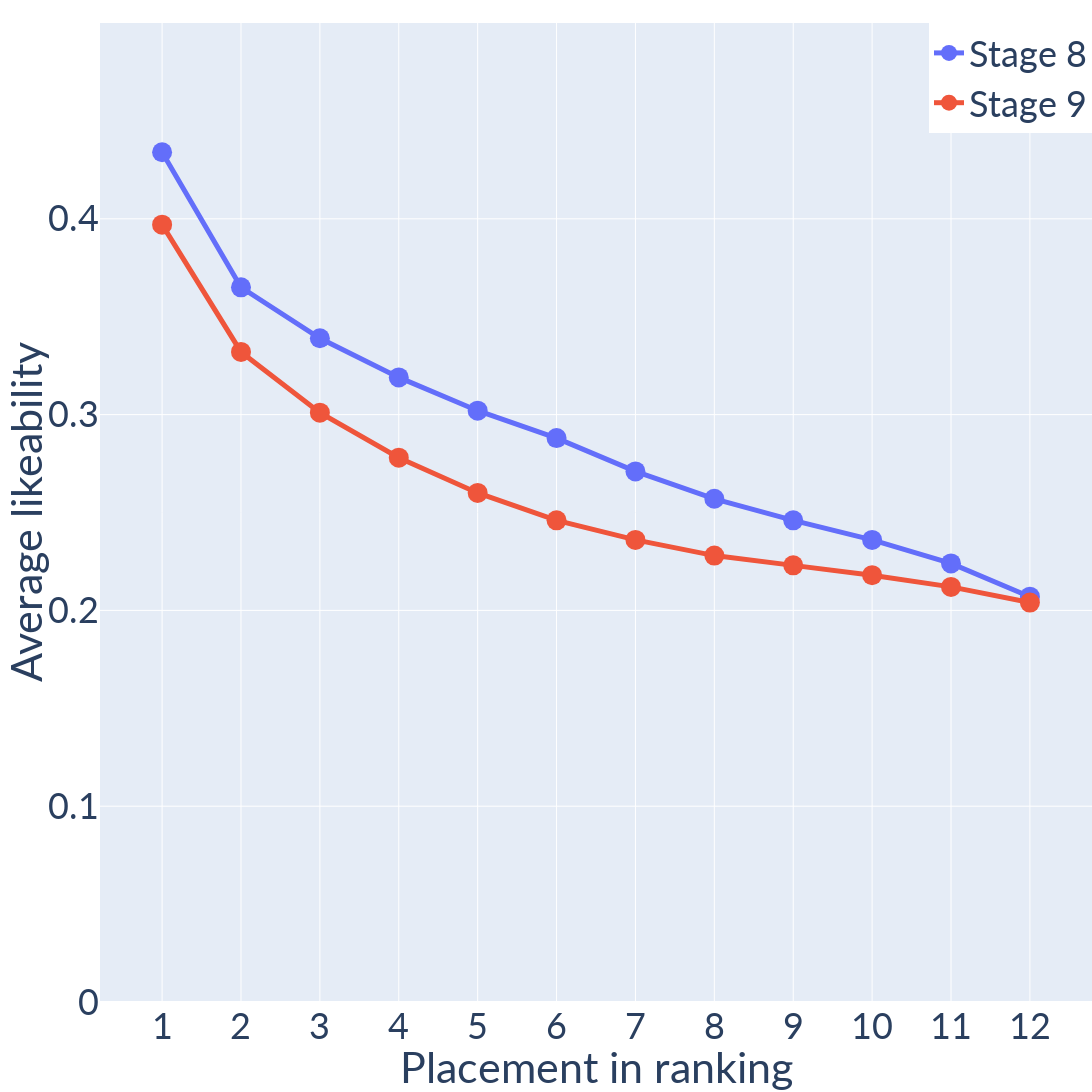

Notebook cell for this chart:
### Code cell
fig = make_subplots()
fig.add_trace(go.Scatter(x=list(range(1, 13)), y=likeability_means_2, name='Stage 8', marker={'size': 20}, line={'width': 5}))
fig.add_trace(go.Scatter(x=list(range(1, 13)), y=likeability_means_4, name='Stage 9', marker={'size': 20}, line={'width': 5}))

fig.update_layout(
	width=1600,
	height=1200,
	showlegend=True,
	xaxis=dict(title='Placement in ranking', tickmode='array', tickvals=list(range(1, 13))),
	yaxis=dict(title='Average likeability', range=[0, 0.5]),
	legend={ 'xanchor': 'right', 'x': 1, 'yanchor': 'top', 'y': 1 },
	margin={ 't': 0, 'l': 100, 'b': 0, 'r': 0 },
	font={ 'family': 'Lato', 'size': 36 }
)

fig.show()

### Figure 1 — Plotly figure (JSON) as saved in the notebook; plotly's stock layout.template omitted (floating-point values rounded to 4 significant figures)
{"data": [{"line": {"width": 5}, "marker": {"size": 20}, "name": "Stage 8", "type": "scatter", "x": [1, 2, 3, 4, 5, 6, 7, 8, 9, 10, 11, 12], "y": [0.434, 0.365, 0.339, 0.319, 0.302, 0.288, 0.271, 0.257, 0.246, 0.236, 0.224, 0.207]}, {"line": {"width": 5}, "marker": {"size": 20}, "name": "Stage 9", "type": "scatter", "x": [1, 2, 3, 4, 5, 6, 7, 8, 9, 10, 11, 12], "y": [0.397, 0.332, 0.301, 0.278, 0.26, 0.246, 0.236, 0.228, 0.223, 0.218, 0.212, 0.204]}], "layout": {"font": {"family": "Lato", "size": 36}, "height": 1200, "legend": {"x": 1, "xanchor": "right", "y": 1, "yanchor": "top"}, "margin": {"b": 0, "l": 100, "r": 0, "t": 0}, "showlegend": true, "width": 1600, "xaxis": {"anchor": "y", "domain": [0, 1], "tickmode": "array", "tickvals": [1, 2, 3, 4, 5, 6, 7, 8, 9, 10, 11, 12], "title": {"text": "Placement in ranking"}}, "yaxis": {"anchor": "x", "domain": [0, 1], "range": [0, 0.5], "title": {"text": "Average likeability"}}}}
